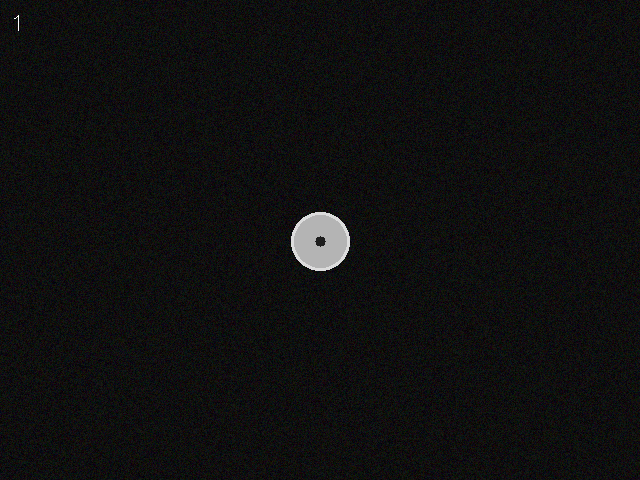
#> input picture test_frames/frame_0001.png, 640 x 480 px; its folder holds only this picture in this run
$ python test_stark_e2e.py
#> lines starting #> are read from the running program, lines starting #| are printed output that depends on the picture; after the words box and inside, x2 and y2 are one past the last pixel; in counts of white or black regions, pixels touching at a corner belong together
### src/tracking/shaft_detector.py
"""电机轴圆形轮廓检测模块。

在跟踪器预测的 ROI 区域内，通过 Canny 边缘检测 + 轮廓圆度筛选，
精确定位电机轴的中心坐标。

提取自原始脚本 stark_tracking_camera_coords.py 的 detect_shaft_center_in_roi() 函数。
"""

import cv2
import numpy as np
from typing import Tuple, Optional, List


# [14 lines left out: function estimate_expected_radius_from_roi, not called in this run]


def detect_shaft_center_in_roi(
    frame: np.ndarray,
    roi_box: Tuple[float, float, float, float],
    expected_radius_pixels: float,
    circularity_threshold: float = 0.5,
    radius_tolerance: float = 0.3,
    min_contour_area: float = 100.0,
    canny_low: int = 50,
    canny_high: int = 150,
    blur_kernel: Tuple[int, int] = (5, 5),
    return_radius: bool = False
):
    """在给定的 ROI 中检测电机轴圆形轮廓，返回圆心坐标。

    处理流程：
        1. 裁剪 ROI 区域
        2. 灰度化 + 高斯模糊
        3. Canny 边缘检测
        4. 查找轮廓，按圆度筛选
        5. 用最小包围圆获取中心，半径校验
        6. 若未找到合适轮廓，回退到 ROI 中心

    Args:
        frame: 完整帧图像 (BGR)
        roi_box: 边界框 (x, y, w, h)
        expected_radius_pixels: 预期像素半径（基于相机内参和已知轴径计算）
        circularity_threshold: 圆度阈值（0~1），越接近 1 越严格，默认 0.5
        radius_tolerance: 半径允许偏差比例，默认 0.3（±30%）
        min_contour_area: 最小轮廓面积，过滤噪点，默认 100
        canny_low: Canny 低阈值，默认 50
        canny_high: Canny 高阈值，默认 150
        blur_kernel: 高斯模糊核大小，默认 (5, 5)
        return_radius: 是否同时返回检测半径，默认 False

    Returns:
        return_radius=False: (center_x, center_y)
        return_radius=True:  (center_x, center_y, radius)
        回退情况下 radius = expected_radius_pixels
    """
    x, y, w, h = map(int, roi_box)

    # 边界检查
    h_img, w_img = frame.shape[:2]
    x = max(0, x)
    y = max(0, y)
    w = min(w, w_img - x)
    h = min(h, h_img - y)

    if w <= 0 or h <= 0:
        print("[WARN]️ ROI 区域无效，回退到 bbox 中心")
        if return_radius:
            return x + w / 2, y + h / 2, 0.0
        return x + w / 2, y + h / 2

    roi = frame[y:y + h, x:x + w]

    # 预处理：灰度化 + 统一高斯模糊 + CLAHE光照自适应
    gray = cv2.cvtColor(roi, cv2.COLOR_BGR2GRAY)
    gray = cv2.GaussianBlur(gray, blur_kernel, 0)
    clahe = cv2.createCLAHE(clipLimit=2.0, tileGridSize=(8, 8))
    gray = clahe.apply(gray)

    # ---- 策略1: 霍夫圆检测（对视频/实拍图像更鲁棒） ----
    circles = cv2.HoughCircles(
        gray, cv2.HOUGH_GRADIENT, dp=1,
        minDist=max(20, int(expected_radius_pixels * 1.5)),
        param1=100, param2=40,
        minRadius=int(expected_radius_pixels * 0.75),
        maxRadius=int(expected_radius_pixels * 1.05)
    )

    if circles is not None:
        circles = np.uint16(np.around(circles))
        best_circle = None
        best_score = float('inf')
        roi_center = np.array([w / 2, h / 2])

        for c in circles[0, :]:
            cr, cc, cradius = int(c[1]), int(c[0]), int(c[2])
            # 评分: 半径偏差 + 距离 ROI 中心偏差
            r_err = abs(cradius - expected_radius_pixels) / expected_radius_pixels
            d_err = np.linalg.norm(np.array([cc, cr]) - roi_center) / max(w, h)
            score = r_err + d_err * 2
            if score < best_score:
                best_score = score
                best_circle = (cc, cr, cradius)

        if best_circle is not None and best_score < 0.8:
            cx_roi, cy_roi, radius = best_circle
            # 圆度验证：在检测到的圆周围裁剪，做轮廓圆度检查
            r_check = int(radius)
            y1 = max(0, cy_roi - r_check)
            y2 = min(h, cy_roi + r_check)
            x1 = max(0, cx_roi - r_check)
            x2 = min(w, cx_roi + r_check)
            if y2 > y1 and x2 > x1:
                circle_region = gray[y1:y2, x1:x2]
                circle_edges = cv2.Canny(circle_region, canny_low, canny_high)
                cntrs, _ = cv2.findContours(circle_edges, cv2.RETR_EXTERNAL, cv2.CHAIN_APPROX_SIMPLE)
                if cntrs:
                    best_cnt = max(cntrs, key=cv2.contourArea)
                    area = cv2.contourArea(best_cnt)
                    perim = cv2.arcLength(best_cnt, True)
                    if perim > 0:
                        circ = 4 * np.pi * area / (perim ** 2)
                        if circ > 0.3:  # 最低圆度要求
                            center_x = x + cx_roi
                            center_y = y + cy_roi
                            if return_radius:
                                return center_x, center_y, float(radius)
                            return center_x, center_y
            # 圆度验证失败，仍接受Hough结果（降级策略）
            center_x = x + cx_roi
            center_y = y + cy_roi
            if return_radius:
                return center_x, center_y, float(radius)
            return center_x, center_y

    # ---- 策略2: 轮廓圆度检测（对清晰棋盘格/理想图像） ----
    # gray 已在策略1前做过高斯模糊+CLAHE，直接用
    edges = cv2.Canny(gray, canny_low, canny_high)

    contours, _ = cv2.findContours(
        edges, cv2.RETR_EXTERNAL, cv2.CHAIN_APPROX_SIMPLE
    )

    if contours:
        best_contour = None
        best_circularity = 0.0

        for cnt in contours:
            area = cv2.contourArea(cnt)
            if area < min_contour_area:
                continue
            perimeter = cv2.arcLength(cnt, True)
            if perimeter == 0:
                continue
            circularity = 4 * np.pi * area / (perimeter ** 2)
            if circularity > best_circularity:
                best_circularity = circularity
                best_contour = cnt

        if best_contour is not None and best_circularity > circularity_threshold:
            (cx_roi, cy_roi), radius = cv2.minEnclosingCircle(best_contour)
            radius_diff = abs(radius - expected_radius_pixels)
            max_allowed_diff = expected_radius_pixels * radius_tolerance

            if radius_diff < max_allowed_diff:
                center_x = x + cx_roi
                center_y = y + cy_roi
                if return_radius:
                    return center_x, center_y, radius
                return center_x, center_y

    # ---- 策略3: 回退到 ROI 中心（未检测到圆） ----
    if return_radius:
        return x + w / 2, y + h / 2, 0.0
    return x + w / 2, y + h / 2


def compute_expected_radius_pixels(
    fx: float,
    shaft_diameter_m: float,
    depth_z: float
) -> float:
    """根据相机内参和物理参数计算预期的像素半径。

    DEPRECATED: 比例尺已改为轴径自标定（ROI 先验 + 前 N 帧中位数），
    不再需要此函数。推荐使用 estimate_expected_radius_from_roi() 作为初始检测先验。

    公式：radius_pixels = (shaft_diameter_m / 2 * fx) / depth_z

    Args:
        fx: 相机焦距 (像素)
        shaft_diameter_m: 电机轴直径 (米)
        depth_z: 目标深度 (米)

    Returns:
        预期像素半径
    """
    return (shaft_diameter_m / 2 * fx) / depth_z


# =============================================================================
# Phase 3: 椭圆检测 — 用于倾斜轴场景
# =============================================================================

# [186 lines left out: function detect_ellipse_in_roi, not called in this run]

### src/tracking/stark_wrapper.py
"""STARK-ST 视觉目标跟踪器封装。

封装 STARK (Learning Spatio-Temporal Transformer for Visual Tracking) 跟踪器，
提供简洁的初始化/跟踪接口。

关键：自动处理 STARK 外部依赖的路径注入和 local.py 配置生成，
确保 `lib.test.evaluation.tracker` 等模块能够正常导入和使用。

依赖：
    - STARK 代码库 (git clone https://github.com/researchmm/Stark.git)
    - PyTorch + CUDA
    - 预训练权重文件 (.pth.tar)
"""

import os
import sys
from typing import Tuple, Optional


def _get_stark_root() -> str:
    """获取 STARK 代码库根目录。

    优先级：
    1. 环境变量 STARK_ROOT
    2. src.config 中的 STARK_ROOT
    3. 默认路径 D:\\github\\clone\\Stark
    """
    stark_root = os.environ.get("STARK_ROOT", "")
    if stark_root:
        return stark_root

    try:
        from src.config import STARK_ROOT as cfg_stark_root
        return cfg_stark_root
    except ImportError:
        pass

    return r"D:\github\clone\Stark"


def _inject_stark_path(stark_root: str):
    """将 STARK 代码库根目录注入 sys.path，使 lib.* 导入正常工作。"""
    if stark_root not in sys.path:
        sys.path.insert(0, stark_root)


def _ensure_stark_local_py(stark_root: str, save_dir: Optional[str] = None):
    """确保 STARK 的 local.py 环境配置文件存在。

    如果 local.py 缺失，会自动生成，指定 prj_dir 和 save_dir。
    STARK 的 env_settings() 函数通过 import lib.test.evaluation.local
    来加载环境配置。

    Args:
        stark_root: STARK 代码库根目录
        save_dir: checkpoint 保存目录，默认与 stark_root 相同
    """
    local_py_path = os.path.join(
        stark_root, "lib", "test", "evaluation", "local.py"
    )

    if os.path.exists(local_py_path):
        return  # 已存在，不覆盖

    if save_dir is None:
        save_dir = stark_root

    # 使用正斜杠避免转义问题
    prj_dir_normalized = stark_root.replace("\\", "/")
    save_dir_normalized = save_dir.replace("\\", "/")

    local_content = f'''"""Auto-generated by src/tracking/stark_wrapper.py — STARK local environment config."""

from lib.test.evaluation.environment import EnvSettings


def local_env_settings():
    settings = EnvSettings()

    # 项目根目录（含 experiments/ 目录）
    settings.prj_dir = '{prj_dir_normalized}'

    # 保存目录（含 checkpoints/ 目录）
    settings.save_dir = '{save_dir_normalized}'

    return settings
'''

    os.makedirs(os.path.dirname(local_py_path), exist_ok=True)
    with open(local_py_path, 'w', encoding='utf-8') as f:
        f.write(local_content)

    print(f"[OK] Auto-generated STARK local.py: {local_py_path}")


# =============================================================================
# 模块加载时自动执行 STARK 路径配置
# =============================================================================

_stark_root = _get_stark_root()
_inject_stark_path(_stark_root)
_ensure_stark_local_py(_stark_root)

# 现在可以安全导入 STARK 模块
from lib.test.evaluation.tracker import Tracker as _Tracker  # noqa: E402
from lib.test.parameter.stark_st import parameters as _parameters  # noqa: E402


class StarkTracker:
    """STARK-ST 视觉目标跟踪器。

    封装了 STARK-ST (Spatio-Temporal Transformer) 跟踪器的完整生命周期：
    初始化 → 逐帧跟踪。

    使用示例：
        >>> tracker = StarkTracker(checkpoint_rel_path="checkpoints/.../STARKST_ep0050.pth.tar")
        >>> tracker.initialize(first_frame, init_bbox=[x, y, w, h])
        >>> for frame in frames:
        ...     result = tracker.track(frame)
        ...     bbox = result['target_bbox']  # [x, y, w, h]
    """

    def __init__(
        self,
        checkpoint_rel_path: Optional[str] = None,
        params_name: str = "baseline",
        dataset_name: str = "OTB100",
        stark_root: Optional[str] = None,
        save_dir: Optional[str] = None
    ):
        """初始化 STARK 跟踪器。

        Args:
            checkpoint_rel_path: 预训练权重相对于 save_dir 的路径。
                                默认从 src.config 读取。
            params_name: 参数配置名称，对应 experiments/stark_st2/{params_name}.yaml
            dataset_name: 数据集名称，用于模板更新策略
            stark_root: STARK 代码库根目录（默认自动检测）
            save_dir: checkpoint 保存目录（默认与 stark_root 相同）
        """
        if stark_root is None:
            stark_root = _stark_root
        if save_dir is None:
            save_dir = stark_root

        # 确保 local.py 最新的（用户可能改了 save_dir）
        _ensure_stark_local_py(stark_root, save_dir)

        self.stark_root = stark_root
        self.save_dir = save_dir
        self.params_name = params_name
        self.dataset_name = dataset_name

        # 加载参数
        self.params = _parameters(params_name)

        # 允许覆盖 checkpoint 路径
        if checkpoint_rel_path is not None:
            self.params.checkpoint = os.path.join(
                save_dir, checkpoint_rel_path
            )

        self._tracker = None
        self._initialized = False

        print(f"[OK] STARK tracker params loaded")
        print(f"   Checkpoint: {self.params.checkpoint}")

    # [51 lines left out: functions initialize, track, is_initialized, not called in this run]

### utils/file_utils.py
"""文件工具：自然排序、图像加载、路径查找。"""

import os
import re
import glob
from typing import List


def natural_key(s: str) -> list:
    """自然排序键函数，将字符串中的数字按数值排序。

    示例：
        >>> sorted(['frame10.png', 'frame2.png'], key=natural_key)
        ['frame2.png', 'frame10.png']
    """
    return [int(text) if text.isdigit() else text.lower()
            for text in re.split('([0-9]+)', s)]


def find_images(folder: str, pattern: str = "*.png", sort_natural: bool = True) -> List[str]:
    """在文件夹中查找图像文件并排序。

    Args:
        folder: 图像文件夹路径
        pattern: glob 匹配模式，默认 "*.png"
        sort_natural: 是否使用自然排序，默认 True

    Returns:
        排序后的图像文件路径列表
    """
    image_paths = glob.glob(os.path.join(folder, pattern))
    if sort_natural:
        image_paths = sorted(image_paths, key=natural_key)
    else:
        image_paths = sorted(image_paths)
    return image_paths


# [14 lines left out: function extract_filename, not called in this run]

### test_stark_e2e.py
"""STARK 端到端验证脚本 — 使用合成帧测试完整跟踪流程。

绕过交互式 ROI 选择，直接用预设 ROI 初始化跟踪器，
验证：STARK 初始化 → 逐帧跟踪 → 坐标转换 → 振动分析 全链路。
"""

import os, sys, time
import cv2
import numpy as np
import pandas as pd

_PROJECT_ROOT = os.path.dirname(os.path.abspath(__file__))
if _PROJECT_ROOT not in sys.path:
    sys.path.insert(0, _PROJECT_ROOT)

from src import config
from src.tracking.stark_wrapper import StarkTracker
from src.tracking.shaft_detector import detect_shaft_center_in_roi, compute_expected_radius_pixels
from src.tracking.coordinate import pixel_to_camera
from src.vibration.analyzer import compute_vibration_amplitude, print_vibration_result
from utils.file_utils import find_images, natural_key

# ---- 临时覆盖：使用合成帧目录 ----
config.IMAGE_FOLDER_TRACKING = "test_frames"
config.OUTPUT_EXCEL = "test_stark_output.xlsx"

image_folder = config.IMAGE_FOLDER_TRACKING
if not os.path.isdir(image_folder):
    image_folder = os.path.join(_PROJECT_ROOT, image_folder)

image_paths = find_images(image_folder, "*.png")
print(f"[OK] Found {len(image_paths)} synthetic frames")

first_frame = cv2.imread(image_paths[0])
#> first_frame is the input picture: shape (480, 640, 3); mean B, G, R 16, 16, 16
H, W = first_frame.shape[:2]
print(f"[OK] Frame size: {W}x{H}")
#| [OK] Frame size: 640x480

# ---- 预设 ROI（模拟电机轴位置，跳过手动选择） ----
init_box = [270, 195, 100, 100]  # [x, y, w, h]
print(f"[OK] Preset ROI: {init_box}")

# ---- 轮廓检测 → 初始中心点 ----
expected_radius = compute_expected_radius_pixels(
    fx=config.FX_1X,
    shaft_diameter_m=config.SHAFT_DIAMETER_M,
    depth_z=config.DEPTH_Z
)
print(f"    预期像素半径: {expected_radius:.2f}")

init_center_x, init_center_y = detect_shaft_center_in_roi(
    first_frame, init_box,
    expected_radius_pixels=expected_radius,
    circularity_threshold=config.CIRCULARITY_THRESHOLD,
    radius_tolerance=config.RADIUS_TOLERANCE,
    min_contour_area=config.MIN_CONTOUR_AREA,
    canny_low=config.CANNY_LOW,
    canny_high=config.CANNY_HIGH,
    blur_kernel=config.GAUSSIAN_BLUR_KERNEL
)
#> in detect_shaft_center_in_roi, `roi = frame[y:y + h, x:x + w]`:
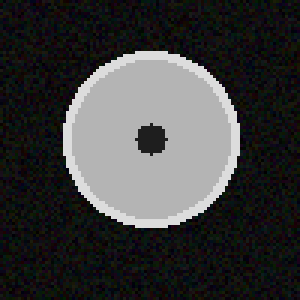
#> roi: shape (100, 100, 3) (shown 3 times larger); mean B, G, R 60.7, 60.6, 60.6
#> in detect_shaft_center_in_roi, `gray = cv2.GaussianBlur(gray, blur_kernel, 0)`:
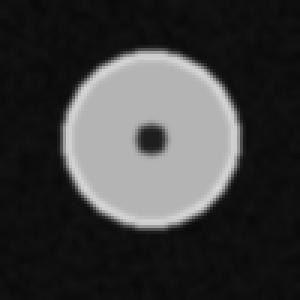
#> gray: shape (100, 100) (shown 3 times larger); min 9, max 213, mean 60.6
#> in detect_shaft_center_in_roi, `gray = clahe.apply(gray)`:
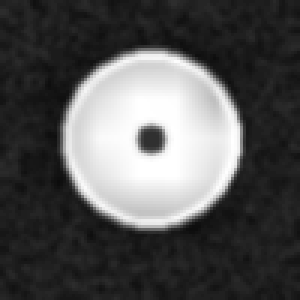
#> gray: shape (100, 100) (shown 3 times larger); min 12, max 255, mean 84.4
#> in detect_shaft_center_in_roi, `circles = cv2.HoughCircles( gray, cv2.HOUGH_GRADIENT, dp=1, minDist=ma..`: circles = [[50.5, 45.5, 29.4]]
#> in detect_shaft_center_in_roi, `circles = np.uint16(np.around(circles))`: circles = [[50, 46, 29]]
#> the loop in detect_shaft_center_in_roi, `for c in circles[0, :]:` made 1 pass
#> (cr, cc, cradius, r_err, d_err, score, best_score, best_circle) on pass 1: (46, 50, 29, 0.00755, 0.04, 0.0876, 0.0876, (50, 46, 29))
#> after the loop in detect_shaft_center_in_roi, `for c in circles[0, :]:`: best_score = 0.0876
#> in detect_shaft_center_in_roi, `cx_roi, cy_roi, radius = best_circle`: cx_roi = 50; cy_roi = 46; radius = 29
#> in detect_shaft_center_in_roi, `y1 = max(0, cy_roi - r_check)`: y1 = 17
#> in detect_shaft_center_in_roi, `y2 = min(h, cy_roi + r_check)`: y2 = 75
#> in detect_shaft_center_in_roi, `x1 = max(0, cx_roi - r_check)`: x1 = 21
#> in detect_shaft_center_in_roi, `x2 = min(w, cx_roi + r_check)`: x2 = 79
#> in detect_shaft_center_in_roi, `circle_region = gray[y1:y2, x1:x2]`:
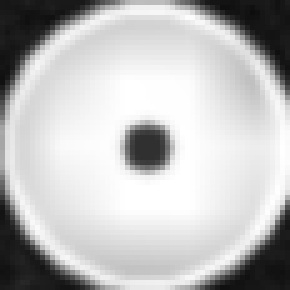
#> circle_region: shape (58, 58) (shown 5 times larger); min 13, max 255, mean 190.3
#> in detect_shaft_center_in_roi, `circle_edges = cv2.Canny(circle_region, canny_low, canny_high)`:
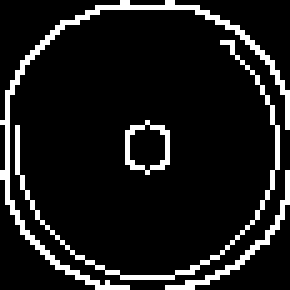
#> circle_edges: shape (58, 58) (shown 5 times larger); 10.4% white in thin lines or dots
#> in detect_shaft_center_in_roi, `cntrs, _ = cv2.findContours(circle_edges, cv2.RETR_EXTERNAL, cv2.CHAIN..`: cntrs = 4 contours, 2 with area under 20; largest, box (x1, y1, x2, y2) and area: (25, 24, 34, 35) 64, (0, 0, 58, 58) 52
#> in detect_shaft_center_in_roi, `best_cnt = max(cntrs, key=cv2.contourArea)`: best_cnt = contour of 14 points, box (x1, y1, x2, y2) (25, 24, 34, 35), area 64
#> in detect_shaft_center_in_roi, `area = cv2.contourArea(best_cnt)`: area = 64
#> in detect_shaft_center_in_roi, `perim = cv2.arcLength(best_cnt, True)`: perim = 31.31
#> in detect_shaft_center_in_roi, `circ = 4 * np.pi * area / (perim ** 2)`: circ = 0.82
#> in detect_shaft_center_in_roi, `center_x = x + cx_roi`: center_x = 320
#> in detect_shaft_center_in_roi, `center_y = y + cy_roi`: center_y = 241
#> init_center_x = 320; init_center_y = 241
print(f"[OK] Initial center: ({init_center_x:.2f}, {init_center_y:.2f})")
#| [OK] Initial center: (320.00, 241.00)

# ---- 初始化 STARK 跟踪器 ----
print("\n[LAUNCH] 加载 STARK-ST 跟踪器...")
t_start = time.time()
tracker = StarkTracker(
    checkpoint_rel_path=config.CHECKPOINT_REL_PATH,
    params_name=config.CHECKPOINT_PARAM_NAME,
    dataset_name=config.CHECKPOINT_DATASET_NAME
)
#> (the run stopped early here; a loop or call above may not have finished)

$ run again, on test_frames/frame_0005.png
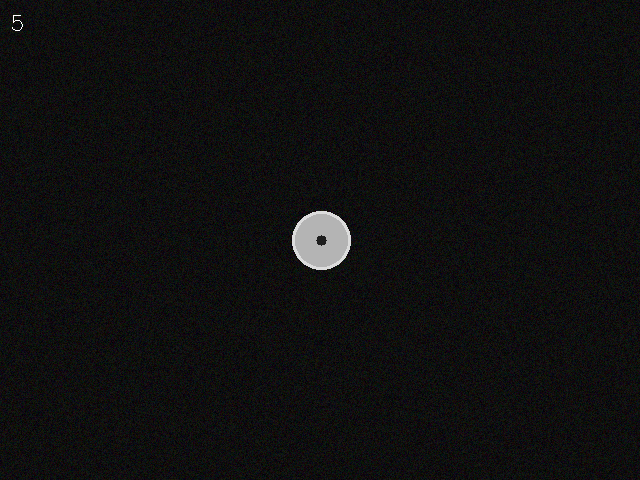
#> input picture test_frames/frame_0005.png, 640 x 480 px
#> first_frame is the input picture: shape (480, 640, 3); mean B, G, R 16, 16, 16
#| [OK] Frame size: 640x480
#> in detect_shaft_center_in_roi, `gray = clahe.apply(gray)`:
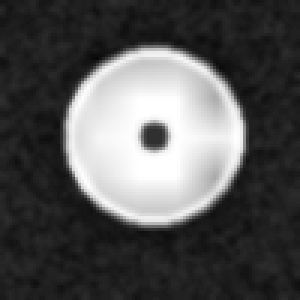
#> gray: shape (100, 100) (shown 3 times larger); min 9, max 255, mean 84.4
#> in detect_shaft_center_in_roi, `circles = cv2.HoughCircles( gray, cv2.HOUGH_GRADIENT, dp=1, minDist=ma..`: circles = [[51.5, 45.5, 29.4]]
#> in detect_shaft_center_in_roi, `circles = np.uint16(np.around(circles))`: circles = [[52, 46, 29]]
#> the loop in detect_shaft_center_in_roi, `for c in circles[0, :]:` made 1 pass
#> (cr, cc, cradius, r_err, d_err, score, best_score, best_circle) on pass 1: (46, 52, 29, 0.00755, 0.0447, 0.097, 0.097, (52, 46, 29))
#> after the loop in detect_shaft_center_in_roi, `for c in circles[0, :]:`: best_score = 0.097
#> cx_roi = 52; cy_roi = 46; radius = 29
#> y1 = 17
#> y2 = 75
#> x1 = 23
#> x2 = 81
#> in detect_shaft_center_in_roi, `circle_edges = cv2.Canny(circle_region, canny_low, canny_high)`:
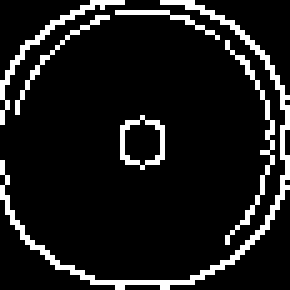
#> circle_edges: shape (58, 58) (shown 5 times larger); 10.4% white in thin lines or dots
#> cntrs = 6 contours, 4 with area under 20; largest, box (x1, y1, x2, y2) and area: (24, 23, 33, 34) 64, (0, 0, 58, 58) 54
#> best_cnt = contour of 14 points, box (x1, y1, x2, y2) (24, 23, 33, 34), area 64
#> area = 64
#> perim = 31.31
#> circ = 0.82
#> center_x = 322
#> center_y = 241
#> init_center_x = 322; init_center_y = 241
#| [OK] Initial center: (322.00, 241.00)

$ run again, on test_frames/frame_0006.png
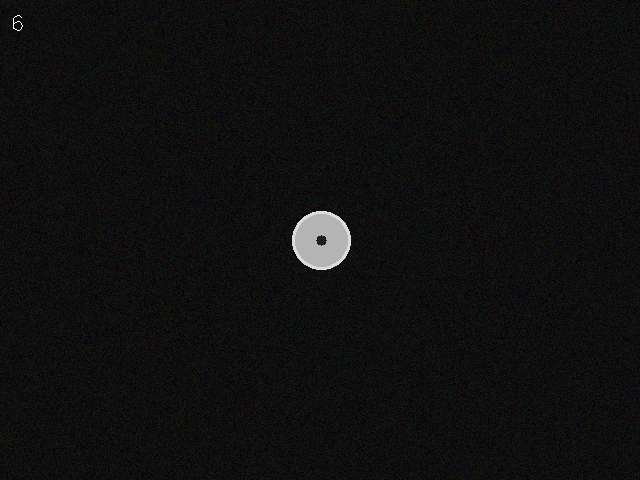
#> input picture test_frames/frame_0006.png, 640 x 480 px
#> first_frame is the input picture: shape (480, 640, 3); mean B, G, R 16, 16, 16.1
#| [OK] Frame size: 640x480
#> in detect_shaft_center_in_roi, `gray = clahe.apply(gray)`:
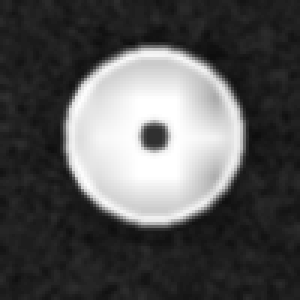
#> gray: shape (100, 100) (shown 3 times larger); min 13, max 255, mean 84.1
#> in detect_shaft_center_in_roi, `circles = cv2.HoughCircles( gray, cv2.HOUGH_GRADIENT, dp=1, minDist=ma..`: circles = [[51.5, 45.5, 29.4]]
#> in detect_shaft_center_in_roi, `circles = np.uint16(np.around(circles))`: circles = [[52, 46, 29]]
#> the loop in detect_shaft_center_in_roi, `for c in circles[0, :]:` made 1 pass
#> (cr, cc, cradius, r_err, d_err, score, best_score, best_circle) on pass 1: (46, 52, 29, 0.00755, 0.0447, 0.097, 0.097, (52, 46, 29))
#> after the loop in detect_shaft_center_in_roi, `for c in circles[0, :]:`: best_score = 0.097
#> cx_roi = 52; cy_roi = 46; radius = 29
#> y1 = 17
#> y2 = 75
#> x1 = 23
#> x2 = 81
#> in detect_shaft_center_in_roi, `circle_edges = cv2.Canny(circle_region, canny_low, canny_high)`:
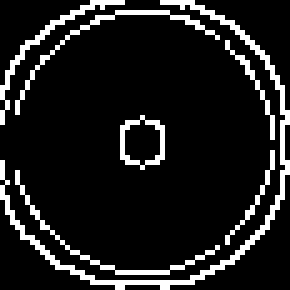
#> circle_edges: shape (58, 58) (shown 5 times larger); 11.7% white in thin lines or dots
#> cntrs = 7 contours, 5 with area under 20; largest, box (x1, y1, x2, y2) and area: (24, 23, 33, 34) 64, (0, 0, 58, 58) 52
#> best_cnt = contour of 14 points, box (x1, y1, x2, y2) (24, 23, 33, 34), area 64
#> area = 64
#> perim = 31.31
#> circ = 0.82
#> center_x = 322
#> center_y = 241
#> init_center_x = 322; init_center_y = 241
#| [OK] Initial center: (322.00, 241.00)
